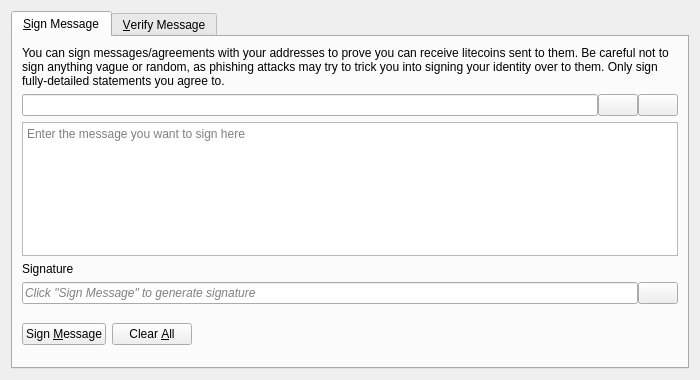
<?xml version="1.0" encoding="UTF-8"?>
<ui version="4.0">
 <class>SignVerifyMessageDialog</class>
 <widget class="QDialog" name="SignVerifyMessageDialog">
  <property name="geometry">
   <rect>
    <x>0</x>
    <y>0</y>
    <width>700</width>
    <height>380</height>
   </rect>
  </property>
  <property name="windowTitle">
   <string>Signatures - Sign / Verify a Message</string>
  </property>
  <property name="modal">
   <bool>true</bool>
  </property>
  <layout class="QVBoxLayout" name="verticalLayout">
   <item>
    <widget class="QTabWidget" name="tabWidget">
     <property name="currentIndex">
      <number>0</number>
     </property>
     <widget class="QWidget" name="tabSignMessage">
      <attribute name="title">
       <string>&amp;Sign Message</string>
      </attribute>
      <layout class="QVBoxLayout" name="verticalLayout_SM">
       <item>
        <widget class="QLabel" name="infoLabel_SM">
         <property name="text">
          <string>You can sign messages/agreements with your addresses to prove you can receive litecoins sent to them. Be careful not to sign anything vague or random, as phishing attacks may try to trick you into signing your identity over to them. Only sign fully-detailed statements you agree to.</string>
         </property>
         <property name="textFormat">
          <enum>Qt::PlainText</enum>
         </property>
         <property name="wordWrap">
          <bool>true</bool>
         </property>
        </widget>
       </item>
       <item>
        <layout class="QHBoxLayout" name="horizontalLayout_1_SM">
         <property name="spacing">
          <number>0</number>
         </property>
         <item>
          <widget class="QValidatedLineEdit" name="addressIn_SM">
           <property name="toolTip">
            <string>The Catcoin address to sign the message with</string>
           </property>
          </widget>
         </item>
         <item>
          <widget class="QPushButton" name="addressBookButton_SM">
           <property name="toolTip">
            <string>Choose previously used address</string>
           </property>
           <property name="text">
            <string/>
           </property>
           <property name="icon">
            <iconset resource="../bitcoin.qrc">
             <normaloff>:/icons/address-book</normaloff>:/icons/address-book</iconset>
           </property>
           <property name="shortcut">
            <string>Alt+A</string>
           </property>
           <property name="autoDefault">
            <bool>false</bool>
           </property>
          </widget>
         </item>
         <item>
          <widget class="QPushButton" name="pasteButton_SM">
           <property name="toolTip">
            <string>Paste address from clipboard</string>
           </property>
           <property name="text">
            <string/>
           </property>
           <property name="icon">
            <iconset resource="../bitcoin.qrc">
             <normaloff>:/icons/editpaste</normaloff>:/icons/editpaste</iconset>
           </property>
           <property name="shortcut">
            <string>Alt+P</string>
           </property>
           <property name="autoDefault">
            <bool>false</bool>
           </property>
          </widget>
         </item>
        </layout>
       </item>
       <item>
        <widget class="QPlainTextEdit" name="messageIn_SM">
         <property name="toolTip">
          <string>Enter the message you want to sign here</string>
         </property>
         <property name="placeholderText">
          <string>Enter the message you want to sign here</string>
         </property>
        </widget>
       </item>
       <item>
        <widget class="QLabel" name="signatureLabel_SM">
         <property name="text">
          <string>Signature</string>
         </property>
         <property name="textFormat">
          <enum>Qt::PlainText</enum>
         </property>
        </widget>
       </item>
       <item>
        <layout class="QHBoxLayout" name="horizontalLayout_2_SM">
         <property name="spacing">
          <number>0</number>
         </property>
         <item>
          <widget class="QLineEdit" name="signatureOut_SM">
           <property name="placeholderText">
            <string>Click "Sign Message" to generate signature</string>
           </property>
           <property name="font">
            <font>
             <italic>true</italic>
            </font>
           </property>
           <property name="readOnly">
            <bool>true</bool>
           </property>
          </widget>
         </item>
         <item>
          <widget class="QPushButton" name="copySignatureButton_SM">
           <property name="toolTip">
            <string>Copy the current signature to the system clipboard</string>
           </property>
           <property name="text">
            <string/>
           </property>
           <property name="icon">
            <iconset resource="../bitcoin.qrc">
             <normaloff>:/icons/editcopy</normaloff>:/icons/editcopy</iconset>
           </property>
           <property name="autoDefault">
            <bool>false</bool>
           </property>
          </widget>
         </item>
        </layout>
       </item>
       <item>
        <layout class="QHBoxLayout" name="horizontalLayout_3_SM">
         <item>
          <widget class="QPushButton" name="signMessageButton_SM">
           <property name="toolTip">
            <string>Sign the message to prove you own this Catcoin address</string>
           </property>
           <property name="text">
            <string>Sign &amp;Message</string>
           </property>
           <property name="icon">
            <iconset resource="../bitcoin.qrc">
             <normaloff>:/icons/edit</normaloff>:/icons/edit</iconset>
           </property>
           <property name="autoDefault">
            <bool>false</bool>
           </property>
          </widget>
         </item>
         <item>
          <widget class="QPushButton" name="clearButton_SM">
           <property name="toolTip">
            <string>Reset all sign message fields</string>
           </property>
           <property name="text">
            <string>Clear &amp;All</string>
           </property>
           <property name="icon">
            <iconset resource="../bitcoin.qrc">
             <normaloff>:/icons/remove</normaloff>:/icons/remove</iconset>
           </property>
           <property name="autoDefault">
            <bool>false</bool>
           </property>
          </widget>
         </item>
         <item>
          <spacer name="horizontalSpacer_1_SM">
           <property name="orientation">
            <enum>Qt::Horizontal</enum>
           </property>
           <property name="sizeHint" stdset="0">
            <size>
             <width>40</width>
             <height>48</height>
            </size>
           </property>
          </spacer>
         </item>
         <item>
          <widget class="QLabel" name="statusLabel_SM">
           <property name="font">
            <font>
             <weight>75</weight>
             <bold>true</bold>
            </font>
           </property>
           <property name="text">
            <string/>
           </property>
           <property name="wordWrap">
            <bool>true</bool>
           </property>
          </widget>
         </item>
         <item>
          <spacer name="horizontalSpacer_2_SM">
           <property name="orientation">
            <enum>Qt::Horizontal</enum>
           </property>
           <property name="sizeHint" stdset="0">
            <size>
             <width>40</width>
             <height>48</height>
            </size>
           </property>
          </spacer>
         </item>
        </layout>
       </item>
      </layout>
     </widget>
     <widget class="QWidget" name="tabVerifyMessage">
      <attribute name="title">
       <string>&amp;Verify Message</string>
      </attribute>
      <layout class="QVBoxLayout" name="verticalLayout_VM">
       <item>
        <widget class="QLabel" name="infoLabel_VM">
         <property name="text">
          <string>Enter the receiver's address, message (ensure you copy line breaks, spaces, tabs, etc. exactly) and signature below to verify the message. Be careful not to read more into the signature than what is in the signed message itself, to avoid being tricked by a man-in-the-middle attack. Note that this only proves the signing party receives with the address, it cannot prove sendership of any transaction!</string>
         </property>
         <property name="textFormat">
          <enum>Qt::PlainText</enum>
         </property>
         <property name="alignment">
          <set>Qt::AlignLeading|Qt::AlignLeft|Qt::AlignTop</set>
         </property>
         <property name="wordWrap">
          <bool>true</bool>
         </property>
        </widget>
       </item>
       <item>
        <layout class="QHBoxLayout" name="horizontalLayout_1_VM">
         <property name="spacing">
          <number>0</number>
         </property>
         <item>
          <widget class="QValidatedLineEdit" name="addressIn_VM">
           <property name="toolTip">
            <string>The Catcoin address the message was signed with</string>
           </property>
          </widget>
         </item>
         <item>
          <widget class="QPushButton" name="addressBookButton_VM">
           <property name="toolTip">
            <string>Choose previously used address</string>
           </property>
           <property name="text">
            <string/>
           </property>
           <property name="icon">
            <iconset resource="../bitcoin.qrc">
             <normaloff>:/icons/address-book</normaloff>:/icons/address-book</iconset>
           </property>
           <property name="shortcut">
            <string>Alt+A</string>
           </property>
           <property name="autoDefault">
            <bool>false</bool>
           </property>
          </widget>
         </item>
        </layout>
       </item>
       <item>
        <widget class="QPlainTextEdit" name="messageIn_VM">
          <property name="toolTip">
            <string>The signed message to verify</string>
          </property>
          <property name="placeholderText">
            <string>The signed message to verify</string>
          </property>
        </widget>
       </item>
       <item>
        <widget class="QValidatedLineEdit" name="signatureIn_VM">
          <property name="toolTip">
            <string>The signature given when the message was signed</string>
          </property>
          <property name="placeholderText">
            <string>The signature given when the message was signed</string>
          </property>
        </widget>
       </item>
       <item>
        <layout class="QHBoxLayout" name="horizontalLayout_2_VM">
         <item>
          <widget class="QPushButton" name="verifyMessageButton_VM">
           <property name="toolTip">
            <string>Verify the message to ensure it was signed with the specified Catcoin address</string>
           </property>
           <property name="text">
            <string>Verify &amp;Message</string>
           </property>
           <property name="icon">
            <iconset resource="../bitcoin.qrc">
             <normaloff>:/icons/transaction_0</normaloff>:/icons/transaction_0</iconset>
           </property>
           <property name="autoDefault">
            <bool>false</bool>
           </property>
          </widget>
         </item>
         <item>
          <widget class="QPushButton" name="clearButton_VM">
           <property name="toolTip">
            <string>Reset all verify message fields</string>
           </property>
           <property name="text">
            <string>Clear &amp;All</string>
           </property>
           <property name="icon">
            <iconset resource="../bitcoin.qrc">
             <normaloff>:/icons/remove</normaloff>:/icons/remove</iconset>
           </property>
           <property name="autoDefault">
            <bool>false</bool>
           </property>
          </widget>
         </item>
         <item>
          <spacer name="horizontalSpacer_1_VM">
           <property name="orientation">
            <enum>Qt::Horizontal</enum>
           </property>
           <property name="sizeHint" stdset="0">
            <size>
             <width>40</width>
             <height>48</height>
            </size>
           </property>
          </spacer>
         </item>
         <item>
          <widget class="QLabel" name="statusLabel_VM">
           <property name="font">
            <font>
             <weight>75</weight>
             <bold>true</bold>
            </font>
           </property>
           <property name="text">
            <string/>
           </property>
           <property name="wordWrap">
            <bool>true</bool>
           </property>
          </widget>
         </item>
         <item>
          <spacer name="horizontalSpacer_2_VM">
           <property name="orientation">
            <enum>Qt::Horizontal</enum>
           </property>
           <property name="sizeHint" stdset="0">
            <size>
             <width>40</width>
             <height>48</height>
            </size>
           </property>
          </spacer>
         </item>
        </layout>
       </item>
      </layout>
     </widget>
    </widget>
   </item>
  </layout>
 </widget>
 <customwidgets>
  <customwidget>
   <class>QValidatedLineEdit</class>
   <extends>QLineEdit</extends>
   <header>qt/qvalidatedlineedit.h</header>
  </customwidget>
 </customwidgets>
 <resources>
  <include location="../bitcoin.qrc"/>
 </resources>
 <connections/>
</ui>
